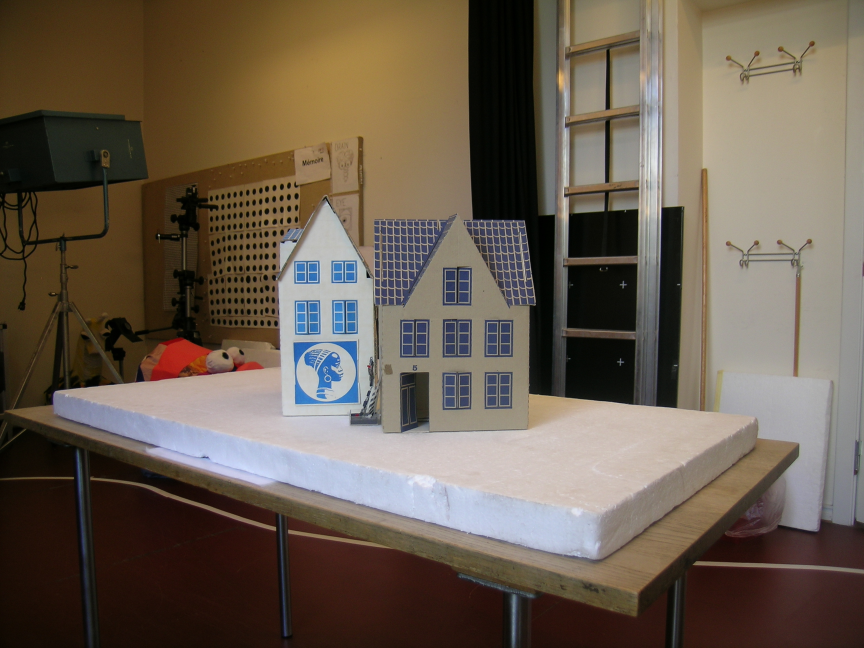
#> input picture Assignment_2/Dataset/DSCN0953.JPG, 2592 x 1944 px, found by its file name (shown at 1/3 size)
$ python Assignment_2.py
#> lines starting #> are read from the running program, lines starting #| are printed output that depends on the picture
### Assignment_2/ransac.py
import numpy as np
import cv2
import random
import matplotlib.pyplot as plt

# [56 lines left out: functions compute_F, sampson_distance, not called in this run]

def ransac(x1, x2):
    points_idx = []

    # just to have an high starting point
    temp = 1000000000
    for i in range(x1.shape[0]):
        points_idx = random.sample(range(x1.shape[0]),8)
        F = compute_F(x1[points_idx],x2[points_idx])

        d = sampson_distance(x1[points_idx],x2[points_idx], F)
        print(np.sum(d))
        if np.sum(d)<temp:
            print('better')
            best_F = F
            temp = np.sum(d)

    return best_F

# [19 lines left out: functions draw_epipolar_line, calculate_epipole_point, not called in this run]

### Assignment_2/Assignment_2.py
import numpy as np
import cv2
import random
import matplotlib.pyplot as plt

import ransac


if __name__ == '__main__':

    # create two windows with two images to select the points
    # after selecting a point press "a" to register it
    # in the array, select a point in the first image, then
    # the respective point in the other image
    ix,iy = -1,-1
    # mouse callback function
    def draw_circle1(event,x,y,flags,param):
        global ix,iy
        if event == cv2.EVENT_LBUTTONDBLCLK:
            cv2.circle(img1,(x,y),10,(0,0,255),-1)
            print(str(x)+' '+str(y))
            points1.append((x,y))
    def draw_circle2(event,x,y,flags,param):
        global ix,iy
        if event == cv2.EVENT_LBUTTONDBLCLK:
            cv2.circle(img2,(x,y),10,(0,255,0),-1)
            print(str(x)+' '+str(y))
            points2.append((x,y))

            # path
    path1 = 'rigidSfM/DSCN0953.JPG'
    path2 = 'rigidSfM/DSCN0954.JPG'

    # Using cv2.imread() method
    img1 = cv2.imread(path1)
#> img1 is the input picture: shape (1944, 2592, 3); mean B, G, R 79.5, 93, 105.6
    img2 = cv2.imread(path2)
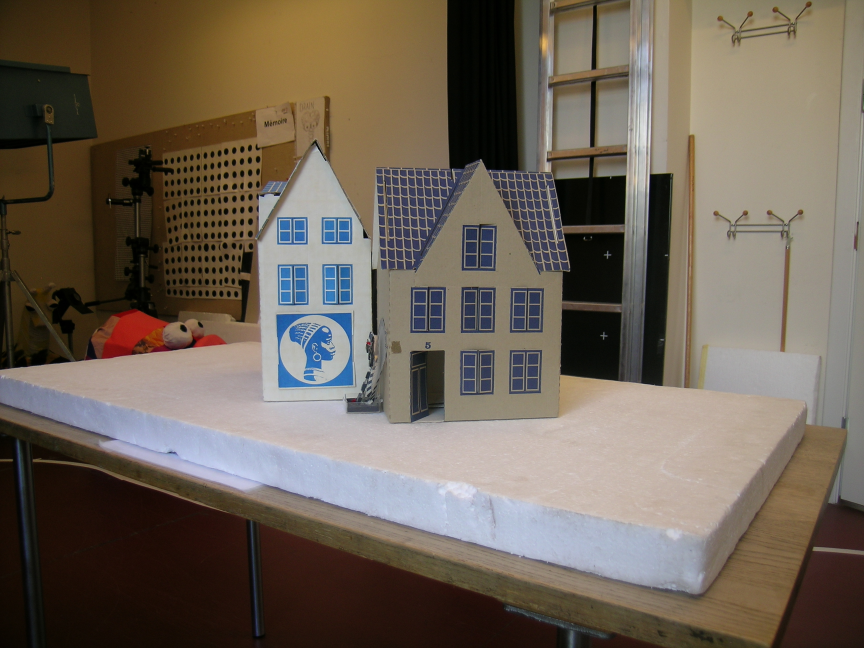
#> input picture Assignment_2/Dataset/DSCN0954.JPG, 2592 x 1944 px, found by its file name (shown at 1/3 size)
#> img2 is the input picture: shape (1944, 2592, 3); mean B, G, R 86.8, 98.9, 109.8


    img_horizontal = np.hstack((img1, img2))
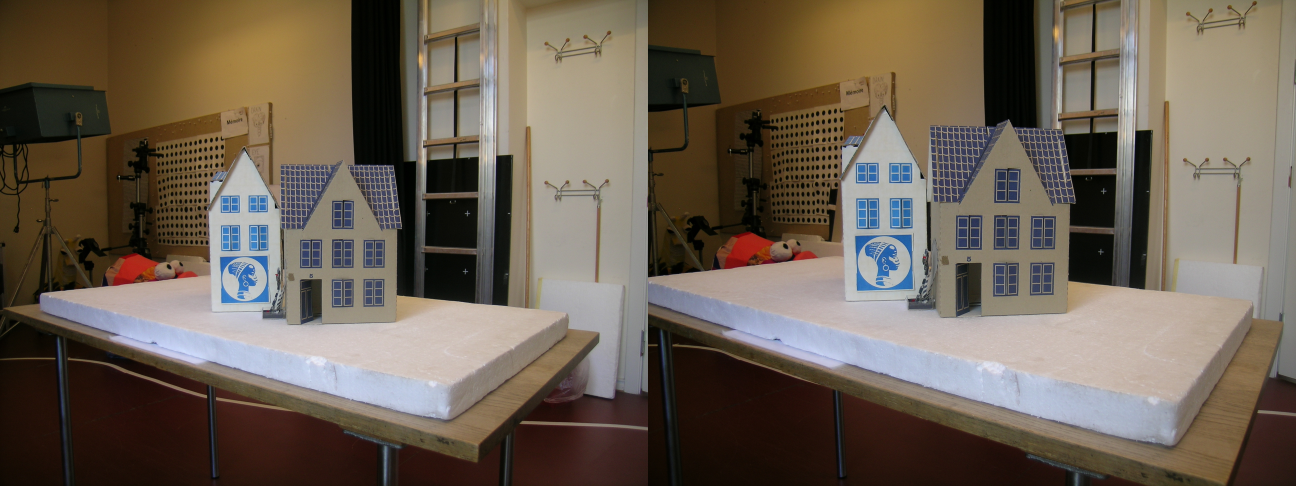
#> img_horizontal: shape (1944, 5184, 3) (shown at 1/4 size); mean B, G, R 83.1, 96, 107.7

    cv2.namedWindow('image', cv2.WINDOW_NORMAL)
    cv2.resizeWindow('image', 1600,1600)
    cv2.setMouseCallback('image',draw_circle1)

    cv2.namedWindow('image2', cv2.WINDOW_NORMAL)
    cv2.resizeWindow('image2', 1600,1600)
    cv2.setMouseCallback('image2',draw_circle2)

    points1 = []
    points2 = []

    x = 0

    while(1):
        cv2.imshow('image',img1)
        cv2.imshow('image2',img2)
        k = cv2.waitKey(0)
#> (key q is pressed here)
        if k == ord('q'):
            break
        x+=1

    cv2.destroyAllWindows()
    # compute F and then

    p_1 = np.asanyarray(points1)
    p_2 = np.asanyarray(points2)
    # # np.save('p_1', p_1)
    # # np.save('p_2', p_2)
    #
    # p_1 = np.load('p_1.npy')
    # p_2 = np.load('p_2.npy')

    F = ransac.ransac(p_1,p_2)
#> (the run stopped early here; a loop or call above may not have finished)
